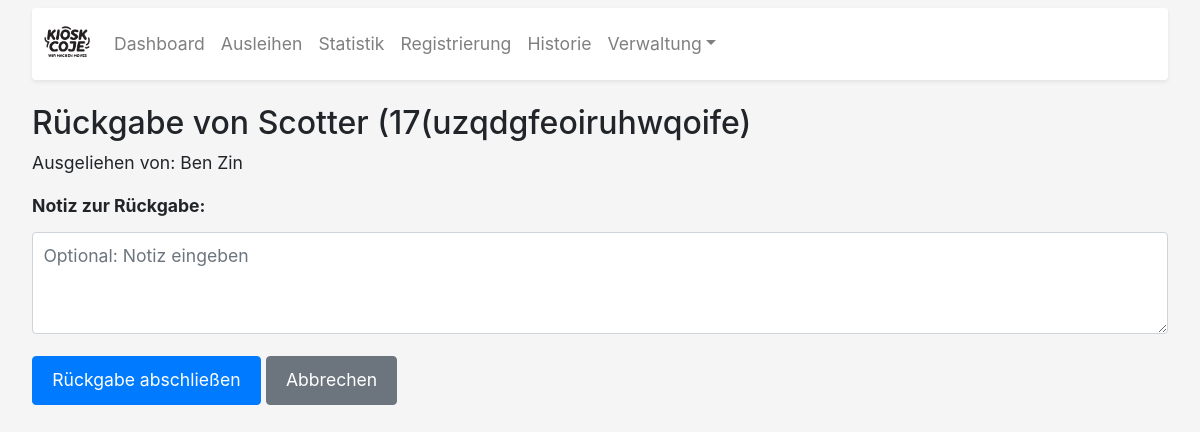
The app's page /zurueckgeben_form/18 with its own data.
### app.py (models this page shows, shortened)
class Objekt(db.Model):
    id = db.Column(db.Integer, primary_key=True)
    name = db.Column(db.String(100), unique=True, nullable=False)
    beschreibung = db.Column(db.String(200))
    category = db.Column(db.String(50), nullable=False, default='Sonstiges')

class Ausleiher(db.Model):
    id = db.Column(db.Integer, primary_key=True)
    first_name = db.Column(db.String(50), nullable=False)
    last_name = db.Column(db.String(50), nullable=False)
    contact = db.Column(db.String(200))
    bemerkung = db.Column(db.Text, default='')
    date_of_birth = db.Column(db.Date, nullable=False)
    agb_accepted = db.Column(db.Boolean, nullable=False)
    liability_accepted = db.Column(db.Boolean, nullable=False)
    signature_data = db.Column(db.Text)
    vertragsdatum = db.Column(db.DateTime(timezone=True), default=lambda: datetime.now(BERLIN))
    @property
    def name(self):
        return f"{self.first_name} {self.last_name}"

### app.py (the view, shortened to what this page needs)
@app.route('/zurueckgeben_form/<int:verleih_id>', methods=['GET', 'POST'])
def zurueckgeben_form(verleih_id):
    r = Verleihung.query.get_or_404(verleih_id)
    return render_template('zurueckgeben.html', rental=r)

### app.py (called while the page is built)
@app.context_processor
def inject_now():
    return {'now': lambda: datetime.now(BERLIN)}

### templates/zurueckgeben.html
{% extends "base.html" %}
{% block content %}
<div class="mt-4">
  <h2>Rückgabe von {{ rental.objekt.name }}</h2>
  <p>Ausgeliehen von: {{ rental.ausleiher.name }}</p>
  <form method="POST">
    <div class="form-group">
      <label for="return_note">Notiz zur Rückgabe:</label>
      <textarea name="return_note" id="return_note" class="form-control" rows="3" placeholder="Optional: Notiz eingeben"></textarea>
    </div>
    <button type="submit" class="btn btn-primary">Rückgabe abschließen</button>
    <a href="{{ url_for('dashboard') }}" class="btn btn-secondary">Abbrechen</a>
  </form>
</div>
{% endblock %}

### templates/base.html (style rules this page uses)
body { font-size: 1.1rem; background-color: #f5f5f5; }
.btn { font-size: 1.1rem; padding: 0.65rem 1.2rem; margin: 0.35rem 0; }
.form-control { font-size: 1.1rem; padding: 0.65rem; margin: 0.3rem 0; }
label { font-weight: bold; }

### records on screen
Objekt: objekt.name "Scotter (17(uzqdgfeoiruhwqoife)"
Ausleiher: ausleiher.name "Ben Zin"
